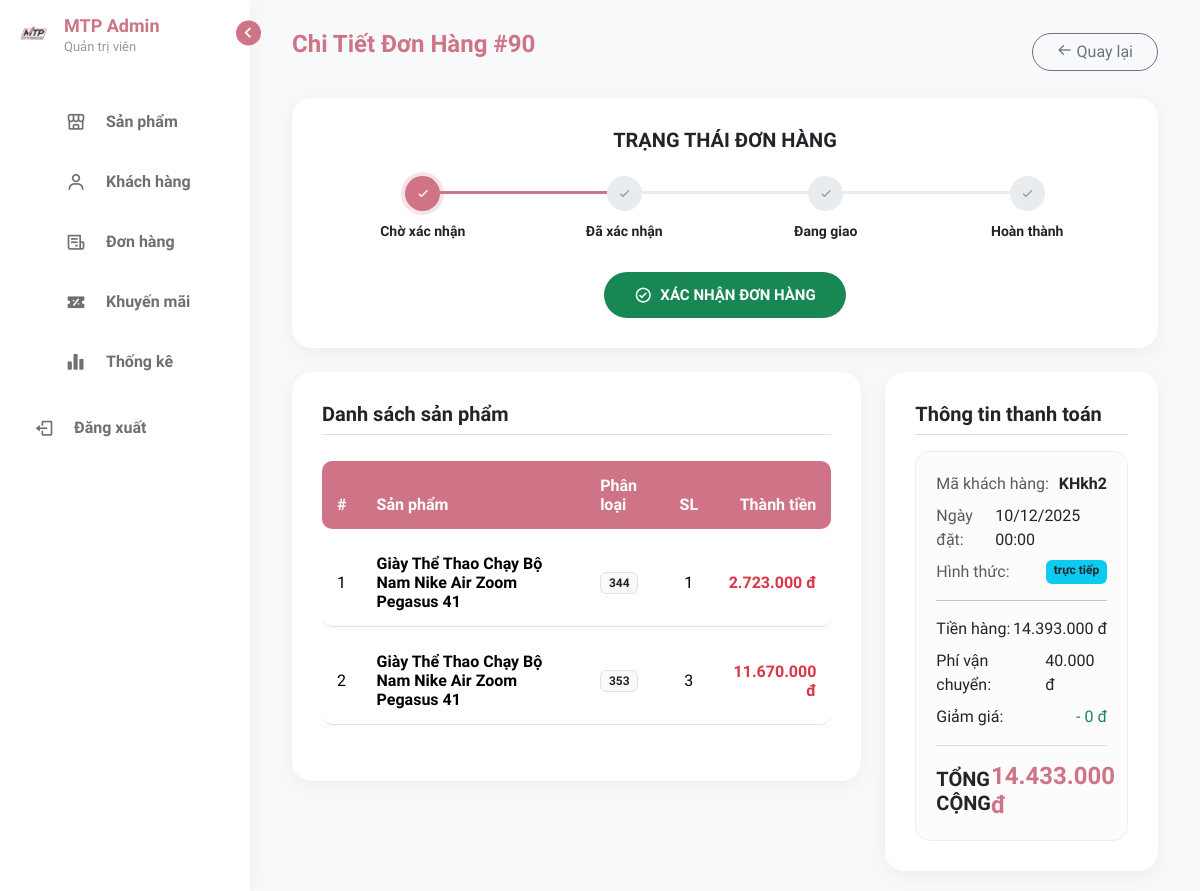
The page /admin_pages1/page/orders/order_detail.php?thanhtoanid=90 on the database its author committed.
### tables this page shows
CREATE TABLE `thanhtoan` (
  `thanhtoanid` int(11) NOT NULL,
  `khachhangid` varchar(20) NOT NULL,
  `ngayorder` date NOT NULL DEFAULT current_timestamp(),
  `magiamgiaid` varchar(20) NOT NULL,
  `tongtien` int(20) NOT NULL,
  `hinhthucthanhtoan` varchar(255) NOT NULL,
  `tienhang` int(11) NOT NULL,
  `phiship` int(11) NOT NULL,
  `trangthai` varchar(200) NOT NULL
);

CREATE TABLE `thanhtoanct` (
  `thanhtoanctid` int(11) NOT NULL,
  `thanhtoanid` int(11) NOT NULL,
  `productcolorsizeid` int(11) NOT NULL,
  `soluong` int(11) NOT NULL
);

CREATE TABLE `sanpham` (
  `sanphamid` int(11) NOT NULL,
  `tensp` varchar(255) NOT NULL,
  `giasp` int(20) NOT NULL,
  `danhmuc` varchar(255) NOT NULL,
  `dongspid` varchar(20) DEFAULT NULL,
  `styleid` varchar(20) DEFAULT NULL,
  `thongtinsp` text NOT NULL
);

### admin_pages1/page/orders/order_detail.php (the view, shortened to what this page needs)
<?php
include('../../navigation/menu_navigation.php');
include('../../../config/config.php');
?>
<!DOCTYPE html>
<html lang="en">
<head>
    <link href="https://cdn.jsdelivr.net/npm/bootstrap@5.3.2/dist/css/bootstrap.min.css" rel="stylesheet">
    <link href='https://unpkg.com/boxicons@2.1.4/css/boxicons.min.css' rel='stylesheet'>
    <link rel="stylesheet" href="../dashboard/admin_dashboard.css">
</head>
<body>
    <section class="home-section">
        <div class="container-fluid">
            <?php
            if(isset($_GET['thanhtoanid'])) {
                $thanhtoanid = $_GET['thanhtoanid'];
                $sql = "SELECT thanhtoan.*, magiamgia.giatrigiam FROM thanhtoan
                        LEFT JOIN magiamgia ON thanhtoan.magiamgiaid = magiamgia.magiamgiaid
                        WHERE thanhtoanid = '$thanhtoanid'";
                $rs = $mysqli->query($sql);
                $row = $rs->fetch_assoc();
            } else {
                echo "<div class='alert alert-danger'>Không tìm thấy mã đơn hàng!</div>";
                exit();
            }
            ?>
            <div class="d-flex justify-content-between align-items-center mb-4">
                <h2 class="admin-title border-0 mb-0">Chi Tiết Đơn Hàng #<?php echo $row['thanhtoanid']; ?></h2>
                <a href="../orders/orders_management.php" class="btn btn-outline-secondary rounded-pill px-4">
                    <i class='bx bx-arrow-back'></i> Quay lại
                </a>
            </div>
            <div class="admin-card mb-4">
                <h5 class="fw-bold mb-4 text-center">TRẠNG THÁI ĐƠN HÀNG</h5>
                <div class="timeline-steps">
                    <?php
                        $trangthai = $row['trangthai'];
                        $steps = ["Chờ xác nhận", "Đã xác nhận", "Đang giao", "Hoàn thành"];
                        $currentIndex = -1;
                        if($trangthai == "Chờ xác nhận") $currentIndex = 0;
                        else if($trangthai == "Đã xác nhận") $currentIndex = 1;
                        else if($trangthai == "Đang giao") $currentIndex = 2;
                        else if($trangthai == "Hoàn thành") $currentIndex = 3;
                        foreach($steps as $index => $label){
                            $activeClass = ($index <= $currentIndex) ? 'active' : '';
                            echo '<div class="step '.$activeClass.'">
                                    <div class="step-icon"><i class="bx bx-check"></i></div>
                                    <small class="fw-bold">'.$label.'</small>
                                  </div>';
                        }
                    ?>
                </div>
                <?php if($trangthai == "Chờ xác nhận"): ?>
                    <div class="text-center mt-3">
                        <button class="btn-admin bg-success text-white" id="btnXac_Nhan">
                            <i class='bx bx-check-circle'></i> XÁC NHẬN ĐƠN HÀNG
                        </button>
                    </div>
                <?php endif; ?>
            </div>
            <div class="row">
                <div class="col-lg-8">
                    <div class="admin-card">
                        <h5 class="fw-bold mb-3 border-bottom pb-2">Danh sách sản phẩm</h5>
                        <div class="table-responsive">
                            <table class="table table-admin">
                                <thead>
                                    <tr>
                                        <th>#</th>
                                        <th>Sản phẩm</th>
                                        <th>Phân loại</th>
                                        <th class="text-center">SL</th>
                                        <th class="text-end">Thành tiền</th>
                                    </tr>
                                </thead>
                                <tbody>
                                    <?php
                                    $sql1 = "SELECT sp.tensp, tct.productcolorsizeid, tct.soluong, sp.giasp
                                             FROM thanhtoanct tct
                                             JOIN procolorsize pcs ON tct.productcolorsizeid = pcs.procolorsizeid
                                             JOIN productcolor pc ON pcs.procolorid = pc.productcolorid
                                             JOIN sanpham sp ON pc.productid = sp.sanphamid
                                             WHERE tct.thanhtoanid = '$thanhtoanid'";
                                    $rs1 = $mysqli->query($sql1);
                                    $stt = 0;
                                    while ($item = $rs1->fetch_assoc()) {
                                        $stt++;
                                        $total_item = $item['soluong'] * $item['giasp'];
                                    ?>
                                    <tr>
                                        <td><?php echo $stt; ?></td>
                                        <td class="fw-bold"><?php echo $item['tensp']; ?></td>
                                        <td><span class="badge bg-light text-dark border"><?php echo $item['productcolorsizeid']; ?></span></td>
                                        <td class="text-center"><?php echo $item['soluong']; ?></td>
                                        <td class="text-end fw-bold text-danger"><?php echo number_format($total_item, 0, ',', '.'); ?> đ</td>
                                    </tr>
                                    <?php } ?>
                                </tbody>
                            </table>
                        </div>
                    </div>
                </div>
                <div class="col-lg-4">
                    <div class="admin-card">
                        <h5 class="fw-bold mb-3 border-bottom pb-2">Thông tin thanh toán</h5>
                        <div class="order-summary-card">
                            <div class="d-flex justify-content-between mb-2">
                                <span class="text-muted">Mã khách hàng:</span>
                                <span class="fw-bold">KH<?php echo $row['khachhangid']; ?></span>
                            </div>
                            <div class="d-flex justify-content-between mb-2">
                                <span class="text-muted">Ngày đặt:</span>
                                <span><?php echo date('d/m/Y H:i', strtotime($row['ngayorder'])); ?></span>
                            </div>
                            <div class="d-flex justify-content-between mb-3">
                                <span class="text-muted">Hình thức:</span>
                                <span class="badge bg-info text-dark"><?php echo $row['hinhthucthanhtoan']; ?></span>
                            </div>
                            <hr class="dashed">
                            <div class="d-flex justify-content-between mb-2">
                                <span>Tiền hàng:</span>
                                <span><?php echo number_format($row['tienhang'], 0, ',', '.'); ?> đ</span>
                            </div>
                            <div class="d-flex justify-content-between mb-2">
                                <span>Phí vận chuyển:</span>
                                <span><?php echo number_format($row['phiship'], 0, ',', '.'); ?> đ</span>
                            </div>
                            <div class="d-flex justify-content-between mb-3">
                                <span>Giảm giá:</span>
                                <span class="text-success">-
                                    <?php
                                        $giamgia = isset($row['giatrigiam']) ? ($row['tienhang'] * $row['giatrigiam']) : 0;
                                        echo number_format($giamgia, 0, ',', '.');
                                    ?> đ
                                </span>
                            </div>
                            <div class="d-flex justify-content-between align-items-center pt-3 border-top">
                                <h5 class="fw-bold mb-0 text-dark">TỔNG CỘNG</h5>
                                <h4 class="fw-bold mb-0" style="color: var(--primary-color);">
                                    <?php echo number_format($row['tongtien'], 0, ',', '.'); ?> đ
                                </h4>
                            </div>
                        </div>
                    </div>
                </div>
            </div>
        </div>
    </section>
</body>
</html>

### admin_pages1/page/dashboard/admin_dashboard.css (style rules this page uses)
:root { --primary-color: #CF7486; --primary-hover: #b05f6e; --bg-color: #f8f9fa; --text-color: #333; --sidebar-color: #fff; --card-color: #fff; --toggle-color: #CF7486; --tran-03: all 0.3s ease; --tran-05: all 0.5s ease; }
body { font-family: 'Nunito Sans', sans-serif; background-color: var(--bg-color); margin: 0; padding: 0; }
.home-section { position: relative; height: 100vh; left: 250px; width: calc(100% - 250px); background: var(--bg-color); transition: var(--tran-05); padding: 30px; }
.admin-card { background: #fff; padding: 30px; border-radius: 20px; box-shadow: 0 5px 20px rgba(0,0,0,0.05); margin-bottom: 20px; }
.admin-title { font-size: 24px; font-weight: 800; color: var(--primary-color); margin-bottom: 25px; border-bottom: 2px solid #f0f0f0; padding-bottom: 15px; }
.btn-admin { background-color: var(--primary-color); color: #fff; padding: 12px 30px; border: none; border-radius: 50px; font-weight: 700; font-size: 15px; cursor: pointer; transition: var(--tran-03); display: inline-flex; align-items: center; justify-content: center; text-transform: uppercase; }
.btn-admin i { margin-right: 8px; font-size: 18px; }
.table-admin { width: 100%; border-collapse: separate; border-spacing: 0 10px; }
.table-admin thead th { background-color: var(--primary-color); color: #fff; padding: 15px; font-weight: 700; border: none; }
.table-admin thead th:first-child { border-radius: 10px 0 0 10px; }
.table-admin thead th:last-child { border-radius: 0 10px 10px 0; }
.table-admin tbody tr { background-color: #fff; box-shadow: 0 2px 5px rgba(0,0,0,0.02); transition: var(--tran-03); }
.table-admin td { padding: 15px; vertical-align: middle; }
.table-admin td:first-child { border-radius: 10px 0 0 10px; }
.table-admin td:last-child { border-radius: 0 10px 10px 0; }

### admin_pages1/page/orders/order_detail.php (style rules this page uses)
.timeline-steps { display: flex; justify-content: center; flex-wrap: wrap; margin-bottom: 30px; }
.timeline-steps .step { text-align: center; width: 25%; position: relative; }
.timeline-steps .step::before { content: ''; position: absolute; top: 15px; left: 50%; width: 100%; height: 3px; background-color: #e9ecef; z-index: 0; }
.timeline-steps .step:last-child::before { display: none; }
.timeline-steps .step-icon { width: 35px; height: 35px; background: #e9ecef; color: #999; border-radius: 50%; display: flex; align-items: center; justify-content: center; margin: 0 auto 10px; position: relative; z-index: 1; }
.timeline-steps .step.active .step-icon { background: var(--primary-color); color: white; box-shadow: 0 0 0 4px rgba(207, 116, 134, 0.2); }
.timeline-steps .step.active::before { background: var(--primary-color); }
.order-summary-card { background: #fcfcfc; border-radius: 15px; padding: 20px; border: 1px solid #eee; }

### rows shown on the page
thanhtoan: thanhtoanid "90", khachhangid "kh2", ngayorder "10/12/2025 00:00", hinhthucthanhtoan "trực tiếp", tienhang "14.393.000", phiship "40.000", tongtien "14.433.000"
thanhtoanct: sanpham.tensp "Giày Thể Thao Chạy Bộ Nam Nike Air Zoom Pegasus 41", productcolorsizeid "344", soluong "1", soluong.giasp "2.723.000"
thanhtoanct: sanpham.tensp "Giày Thể Thao Chạy Bộ Nam Nike Air Zoom Pegasus 41", productcolorsizeid "353", soluong "3", soluong.giasp "11.670.000"

### other values the page prints
$label "Chờ xác nhận"
$label "Đã xác nhận"
$label "Đang giao"
$label "Hoàn thành"
$giamgia "0"
